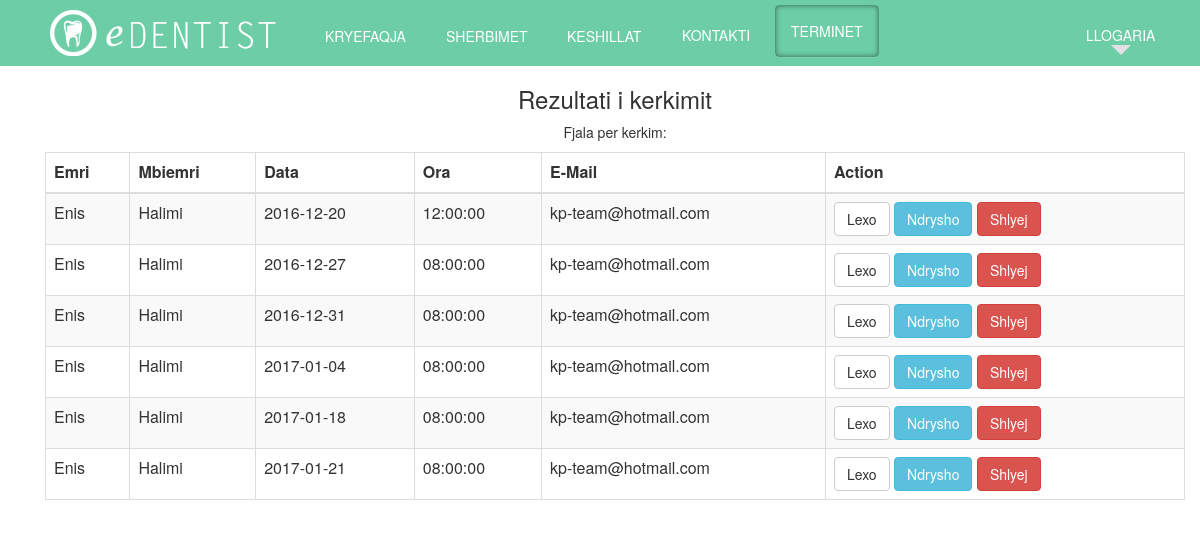
Page /CRUD/search.php (signed in) on the committed database.
### tables this page shows
CREATE TABLE `user` (
  `user_id` int(11) NOT NULL,
  `username` varchar(100) NOT NULL,
  `password` varchar(100) NOT NULL,
  `name` varchar(100) NOT NULL,
  `surname` varchar(100) NOT NULL,
  `email` varchar(100) NOT NULL,
  `admin` tinyint(1) NOT NULL
);

CREATE TABLE `termini` (
  `id_termini` int(11) NOT NULL,
  `date` date NOT NULL,
  `time` time NOT NULL,
  `id_users` int(11) NOT NULL
);

### CRUD/search.php (the view, shortened to what this page needs)
<?php
if(!isset($_SESSION['logged_in']))
 {
     $message = "Nuk keni akses.";
     echo "<script type='text/javascript'>alert('$message');</script>" ;
      header("refresh:0 url=../index.php");
 }
 else{
     $term= null;
    if (!empty($_GET))
    {
        $term = $_GET['id'];
    }
    else{
    $term = $_POST['srch-term'];
    }
      ?>
 <head>
	<link rel="stylesheet" type="text/css" href="../css/mystyle.css">
	<link rel="stylesheet" type="text/css" href="../css/hover.css">
    <link href="../css/bootstrap.min.css" rel="stylesheet">
     <link rel="stylesheet" href="//code.jquery.com/ui/1.12.1/themes/base/jquery-ui.css">
    </head>
    <body>
   <div class = "navbar navbar-inverse navbar-fixed-top" id="header" >
   <div class = "container">
		   <div class="collapse navbar-collapse" id="navbar-collapse">
		   <ul class ="nav navbar-nav">
			  <li><a href= "../index.php?faqe=home" id="logo"></a></li>
                          <li><a href="../index.php?faqe=home" class="hvr-underline-from-left" id="links">KRYEFAQJA</a></li>
			<li><a href="../index.php?faqe=services" class="hvr-underline-from-left" id="links" >SHERBIMET </a></li>
                        <li><a href="../index.php?faqe=keshillat" class="hvr-underline-from-left" id="links">KESHILLAT </a></li>
			<li><a href="../index.php?faqe=contact" class="hvr-underline-from-left" id="links">KONTAKTI</a></li>
                         <li><a href="../index.php?faqe=terminet" class="hvr-underline-from-left" id="active" >TERMINET</a></li>
		 </ul>
                      <ul class="nav  pull-right" id="navbar-collapse" style="margin-top:5px;">
                           <li class="dropdown" id="menuLogin">
                               <a class="dropdown-toggle hvr-bubble-bottom " href="#" data-toggle="dropdown" id="links">
                        <?php
                        if(isset($_SESSION['logged_in']) ){
                            echo 'LLOGARIA</a>';
                        }
                        else
                        {
                            echo 'LOG IN</a>';
                            echo '<div class="dropdown-menu" style="margin-left: -150px; padding:20px; width:250px;">';
                            include 'login.php';
                        }
                        ?>
                           </li>
                       </ul>
		 </div>
		 </div>
		 </div>
<div class ="container" id="content" align="center">
     <div class="container">
            <div class="row">
                <h3>Rezultati i kerkimit</h3>
                <p>Fjala per kerkim: <?php echo $term;?></p>
            </div>
                <table class="table table-striped table-bordered">
                  <thead>
                    <tr>
                      <th>Emri</th>
                      <th>Mbiemri</th>
                      <th>Data</th>
                      <th>Ora</th>
                      <th>E-Mail</th>
                      <th>Action</th>
                    </tr>
                  </thead>
                  <tbody>
                  <?php
                  $selektimi = "SELECT u.user_id, u.name, u.surname, t.date, t.time, u.email, t.id_termini,u.username FROM user AS u INNER JOIN termini AS t ON u.user_id=t.id_users WHERE u.username LIKE '".$_SESSION['username']."' AND (t.date LIKE '%".$term."%' OR t.time LIKE '%".$term."%')  ORDER BY `t`.`date` ASC, t.time ASC";
                    		$result = mysql_query($selektimi) or die ('invalid query:'. mysql_error());
                       if(mysql_num_rows($result)== 0 ){
            $message = "Nuk eshte gjetur asnje e dhene. Provoni perseri";
                        echo "<script type='text/javascript'>alert('$message');</script>";
                        header("refresh:0;url=../index.php?faqe=terminet");
        }
                else{
                       while($row = mysql_fetch_array($result))
                        {
			list($user_id, $name, $surname,  $date, $time, $email, $termini_id )=$row;
			echo '  <tr>';
			echo '<td>'.$name.'</td>';
			echo '<td>'.$surname.'</td>';
			echo '<td>'.$date.'</td>';
			echo '<td>'.$time.'</td>';
			echo '<td>'.$email.'</td>';
                        echo '<td><a class="btn btn-default" href="read.php?id='.$termini_id.'" >Lexo</a>';
                        echo '<a class="btn btn-info   " href="update.php?id='.$termini_id.'" >Ndrysho</a>';
                        echo '<a class="btn btn-danger" href="delete.php?id='.$termini_id.'" >Shlyej</a></td>';
			echo '  </tr>';
		}
                }
                  ?>
                  </tbody>
            </table>
     </div>
        </div>
 <?php }

### css/mystyle.css (style rules this page uses)
#header { margin: 0px; }
body { color: #666666; margin : 0px; font-family:"Letter Gothic Bold", Letter Gothic, sans-serif; background-color: #CCCCCC; }
#header #links, #links:hover { color:#FFFFFF; background-color:#6ccda6; margin-left: 10px; }
#logo { position: relative; display: inline; background-image: url("../images/logo.png"); width: 250px; height: 60px; float: left; padding: 0px; margin:0px 0px 0px 20px; }
#links { margin:5% 0px 0px 10%; }
#header #active { background: none; box-shadow: inset 0 0 5px rgba(0,0,0, 0.4), rgba(255,255,255,0.1) 0 1px 0; border-radius: 4px; border: 1px solid rgba(0,0,0,0.25); color: #fff; margin-left: 10px; }

### rows in the picture
user: name "Enis", surname "Halimi", termini.date "2016-12-20", termini.time "12:00:00", email "kp-team@hotmail.com", termini.date "2016-12-27", termini.time "08:00:00", termini.date "2016-12-31", termini.date "2017-01-04", termini.date "2017-01-18", termini.date "2017-01-21"
